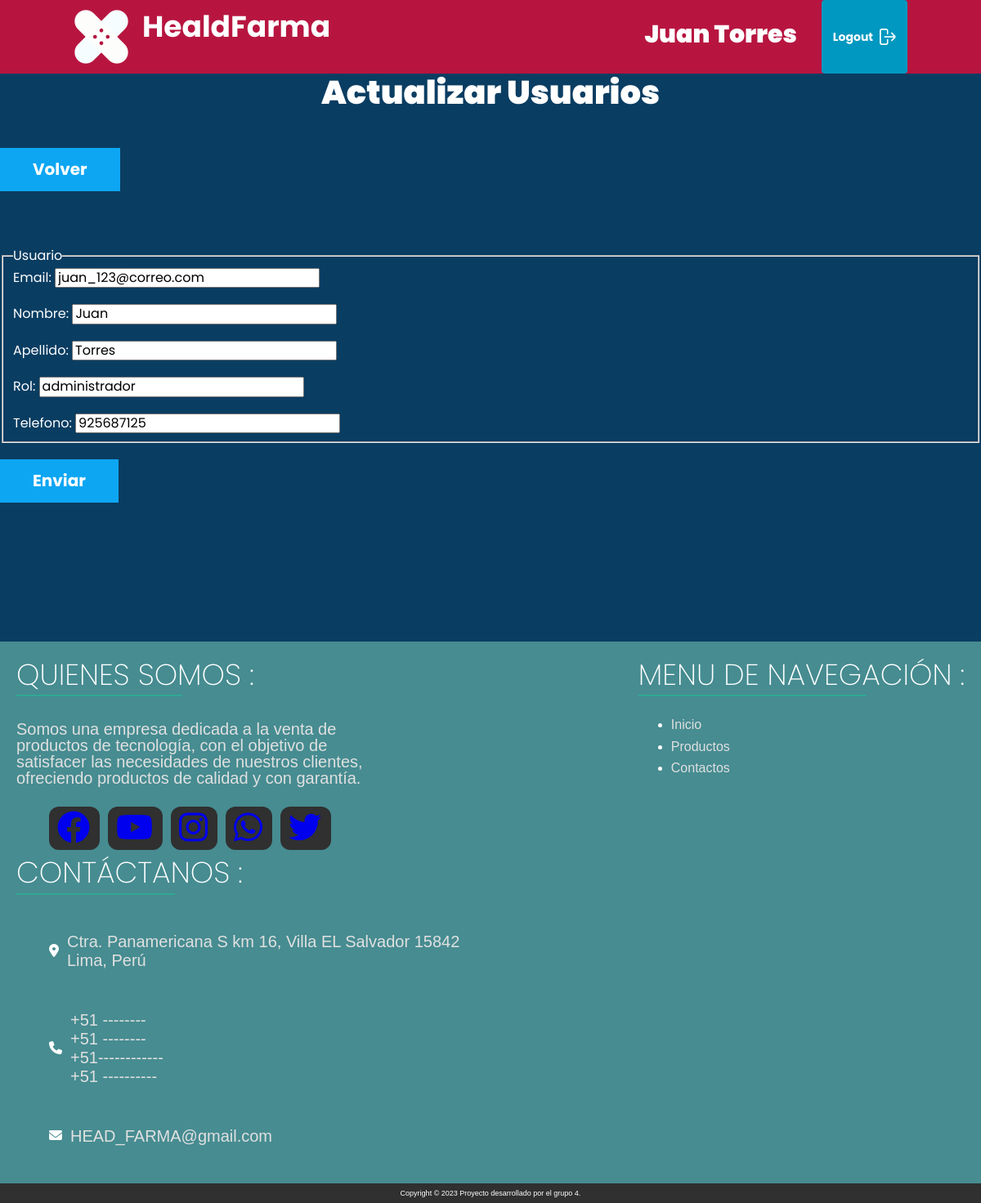
Screenshot of /ActualizarUsuarios?id=2 (signed in) with the database file from the repository.
### tables this page shows
CREATE TABLE `usuarios` (
  `id` int NOT NULL AUTO_INCREMENT,
  `email` varchar(50) NOT NULL,
  `password` char(60) NOT NULL,
  `nombre` varchar(15) DEFAULT NULL,
  `apellido` varchar(20) DEFAULT NULL,
  `rol` varchar(20) NOT NULL,
  `telefono` char(9) DEFAULT NULL,
  PRIMARY KEY (`id`)
);

### controllers/UsuariosController.php (called while the page is built, shortened)
<?php
class UsuariosController{
    public static function actualizar(Router $router){
        $id = validarORedireccionar('/usuarios');
        $usuario= Usuarios::find($id);
        $alertas=Usuarios::getAlertas();
        $router->render('usuarios/actualizar',[
            'alertas'=>$alertas,
            'usuario'=>$usuario
        ]);
    }
}

### public/index.php (called while the page is built, shortened)
<?php
$router = new Router();
$router->get('/', [PaginasController::class, 'index']);
$router->post('/', [PaginasController::class, 'enviar']);
$router->get('/login', [LoginController::class, 'login']);
$router->post('/login', [LoginController::class, 'login']);
$router->get('/logout', [LoginController::class, 'logout']);
$router->get('/inicio', [PaginasController::class, 'inicio']);
$router->get('/productos', [ProductosController::class, 'productos']);
$router->get('/AgregarProductos', [ProductosController::class, 'crear']);
$router->post('/AgregarProductos', [ProductosController::class, 'crear']);
$router->get('/ActualizarProductos', [ProductosController::class, 'actualizar']);
$router->post('/ActualizarProductos', [ProductosController::class, 'actualizar']);
$router->post('/EliminarProductos', [ProductosController::class, 'eliminar']);
$router->get('/proveedores', [ProveedorController::class, 'proveedores']);
$router->get('/AgregarProveedores', [ProveedorController::class, 'crear']);
$router->post('/AgregarProveedores', [ProveedorController::class, 'crear']);
$router->get('/ActualizarProveedores', [ProveedorController::class, 'actualizar']);
$router->post('/ActualizarProveedores', [ProveedorController::class, 'actualizar']);
$router->post('/EliminarProveedores', [ProveedorController::class, 'eliminar']);
$router->get('/clientes', [ClientesController::class, 'clientes']);
$router->get('/AgregarClientes', [ClientesController::class, 'crear']);
$router->post('/AgregarClientes', [ClientesController::class, 'crear']);
$router->get('/ActualizarClientes', [ClientesController::class, 'actualizar']);
$router->post('/ActualizarClientes', [ClientesController::class, 'actualizar']);
$router->post('/EliminarClientes', [ClientesController::class, 'eliminar']);
$router->get('/usuarios', [UsuariosController::class, 'usuarios']);
$router->get('/AgregarUsuarios', [UsuariosController::class, 'crear']);
$router->post('/AgregarUsuarios', [UsuariosController::class, 'crear']);
$router->get('/ActualizarUsuarios', [UsuariosController::class, 'actualizar']);
$router->post('/ActualizarUsuarios', [UsuariosController::class, 'actualizar']);
$router->post('/EliminarUsuarios', [UsuariosController::class, 'eliminar']);
$router->get('/pedidos', [PedidosController::class, 'index']);
$router->get('/detallePedidos', [FacturaController::class, 'pedidos']);
$router->get('/solicitudes', [SolicitudesController::class, 'index']);
$router->get('/detalleSolicitud', [FacturaController::class, 'solicitudes']);
$router->get('/api/productos',[APIController::class,'index']);
$router->post('/api/pedidos',[APIController::class,'guardar']);
$router->post('/api/solicitudes',[APIController::class,'guardarSolicitudes']);
$router->post('/api/eliminarPedidos',[APIController::class,'eliminarPedidos']);
$router->post('/api/eliminarSolicitudes',[APIController::class,'eliminarSolicitudes']);
$router->get('/inventario', [InventarioController::class, 'index']);
$router->comprobarRutas();

### includes/funciones.php (called while the page is built, shortened)
<?php
function s($html) : string {
    $s = htmlspecialchars($html);
    return $s;
}
function validarORedireccionar(string $url) {
    $id = $_GET['id'];
    $id = filter_var($id, FILTER_VALIDATE_INT);
    return $id;
}

### models/ActiveRecord.php (called while the page is built, shortened)
<?php
class ActiveRecord {
    protected static $db;
    protected static $tabla = '';
    public static function setDB($database) {
        self::$db = $database;
    }
    public static function consultarSQL($query) {
        $resultado = self::$db->query($query);
        $array = [];
        while($registro = $resultado->fetch_assoc()) {
            $array[] = static::crearObjeto($registro);
        }
        return $array;
    }
    protected static function crearObjeto($registro) {
        $objeto = new static;
        foreach($registro as $key => $value ) {
            if(property_exists( $objeto, $key  )) {
                $objeto->$key = $value;
            }
        }
        return $objeto;
    }
    public static function find($id) {
        $query = "SELECT * FROM " . static::$tabla  ." WHERE id = $id";
        $resultado = self::consultarSQL($query);
        return array_shift( $resultado ) ;
    }
}

### views/usuarios/formulario.php (the view, shortened to what this page needs)
<fieldset>
    <legend>Usuario</legend>
    <label for="email">Email:</label>
    <input type="email" id="email" name="usuario[email]" placeholder="Ej: usuario@correo.com" value="<?php echo s(trim($usuario->email)); ?>">
    <label for="nombre">Nombre:</label>
    <input type="text" id="nombre" name="usuario[nombre]" placeholder="Nombre" value="<?php echo s(trim($usuario->nombre)); ?>">
    <label for="apellido">Apellido:</label>
    <input type="text" id="apellido" name="usuario[apellido]" placeholder="Apellido" value="<?php echo s(trim($usuario->apellido)); ?>">
    <label for="rol">Rol:</label>
    <input type="text" id="rol" name="usuario[rol]" placeholder="Admin/Trabajador" value="<?php echo s(trim($usuario->rol)); ?>">
    <label for="telefono">Telefono:</label>
    <input type="text" id="telefono" name="usuario[telefono]" placeholder="938456239, 987..." value="<?php echo s(trim($usuario->telefono)); ?>">
</fieldset>

### public/build/css/app.css (style rules this page uses)
html { line-height:1.15;-webkit-text-size-adjust:100% }
body { margin:0 }
button,input,optgroup,select,textarea { font-family:inherit;font-size:100%;line-height:1.15;margin:0 }
button,input { overflow:visible }
fieldset { padding:.35em .75em .625em }
legend { box-sizing:border-box;color:inherit;display:table;max-width:100%;padding:0;white-space:normal }
html { font-size:62.5%;box-sizing:border-box;height:100% }
body { min-height:100%;display:flex;flex-direction:column;background-color:#0a3d62;color:#fff;font-family:Poppins,sans-serif;font-size:1.6rem }
@media (min-width:768px) { body { height:100% } }
*,:after,:before { box-sizing:inherit }

### rows the page displays
usuarios: email "juan_123@correo.com", nombre "Juan", apellido "Torres", rol "administrador", telefono "925687125"

### other values shown
$_SESSION['nombre'] "Juan Torres"
